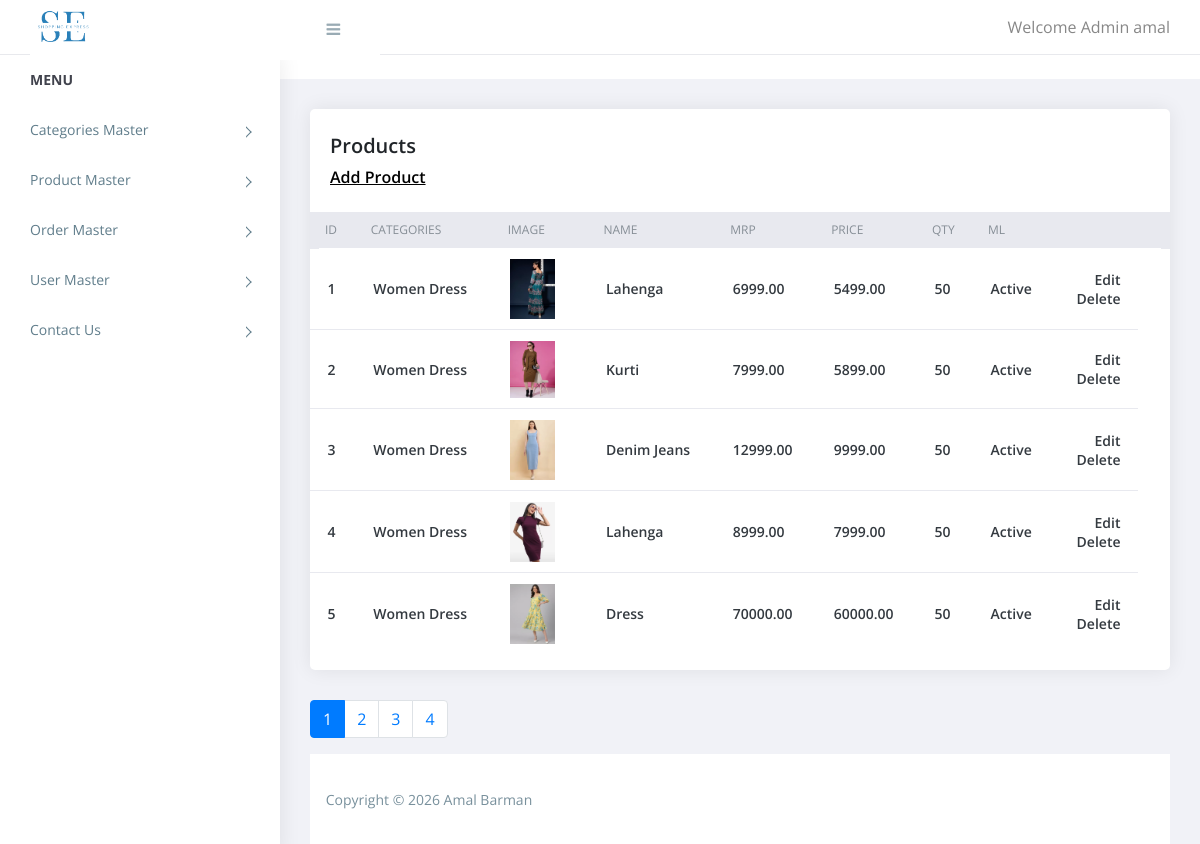
/admin/product.php (signed in), run on the app's committed database.
### tables this page shows
CREATE TABLE products (
    p_id INT AUTO_INCREMENT PRIMARY KEY,
    categories_id INT NOT NULL,
    brand_id INT NOT NULL,
    p_name VARCHAR(255) NOT NULL,
    category_name VARCHAR(100) NOT NULL,
    brand_name VARCHAR(255) NOT NULL,
    mrp DECIMAL(10,2) NOT NULL,
    p_price DECIMAL(10,2) NOT NULL,
    qty INT NOT NULL,
    p_image VARCHAR(255),
    short_desc TEXT,
    description TEXT,
    meta_title VARCHAR(255),
    meta_desc TEXT,
    meta_keyword VARCHAR(255),
    status TINYINT(1) DEFAULT 1,
    FOREIGN KEY (categories_id) REFERENCES categories(categories_id) ON DELETE CASCADE,
    FOREIGN KEY (brand_id) REFERENCES brands(id) ON DELETE CASCADE
);

### admin/product.php (the view)
<?php
require('top.inc.php');
$limit = 5;
$page = isset($_GET['page']) ? $_GET['page'] : 1;
$start_from = ($page - 1) * $limit;
$sql = "SELECT * FROM products LIMIT $start_from, $limit";
$result = mysqli_query($con, $sql);
?>
<div class="content pb-0">
	<div class="orders">
	   <div class="row">
		  <div class="col-xl-12">
			 <div class="card">
				<div class="card-body">
				   <h4 class="box-title">Products </h4>
				   <h4 class="box-link"><a href="manage_product.php">Add Product</a> </h4>
				</div>
				<div class="card-body--">
				   <div class="table-stats order-table ov-h">
					  <table class="table ">
						 <thead>
							<tr>
							   <th>ID</th>
							   <th>Categories</th>
							   <th>Image</th>
							   <th>Name</th>
							   <th>MRP</th>
							   <th>Price</th>
							   <th>Qty</th>
							   <th>ml</th>
							   <th></th>
							   <th></th>
							</tr>
						 </thead>
						 <tbody>
						 <?php
						   while ($row = mysqli_fetch_assoc($result)) {
							?>
							<tr>
							   <td class="serial"><?php echo $row['p_id']; ?></td>
							   <td><?php echo $row['category_name']?></td>
							   <td> <img src="uploaded_img/<?php echo $row['p_image']; ?>" alt=""></td>
							   <td><?php echo $row['p_name']?></td>
							   <td><?php echo $row['mrp']?></td>
							   <td><?php echo $row['p_price']?></td>
							   <td><?php echo $row['qty']?></td>
							   <td>Active</td>
							   <td>
								<div>
								edit
								</div>
								<div>delete</div>
							   </td>
							</tr>
							<?php
							}
							?>
						 </tbody>
					  </table>
				   </div>
				</div>
			 </div>
			                     <nav>
                                         <ul class="pagination">
                                            <?php
                                                  $result = mysqli_query($con, "SELECT COUNT(p_id) FROM products");
                                                  $row = mysqli_fetch_row($result);
                                                  $total_records = $row[0];
                                                  $total_pages = ceil($total_records / $limit);
                                                   for ($i = 1; $i <= $total_pages; $i++) {
                                                         $active = ($i == $page) ? 'active' : '';
                                                         echo "<li class='page-item $active'><a class='page-link' href='product.php?page=$i'>$i</a></li>";
                                                   }
                                                ?>
                                         </ul>
                                 </nav>
		  </div>
	   </div>
	</div>
</div>
<?php
require('footer.inc.php');
?>

### admin/assets/css/style.css (style rules this page uses)
body { display: table; font-family: open sans, sans-serif; font-size: 16px; width: 100% }
a, button { text-decoration: none; outline: none!important; color: #878787; -webkit-transition: all .25s ease; transition: all .25s ease }
h1, h2, h3, h4, h5, h6 { margin: 0 }
ul, ol { padding-left: 0 }
img { max-width: 100% }
.pb-0 { padding-bottom: 0 }
.ov-h { overflow: hidden }
.order-table { position: relative }
.order-table:after, .order-table:before { content: ""; position: absolute; top: 0; height: 37px; width: 10px; background: #e8e9ef }
.order-table:after { right: -1px }
.order-table:before { left: -1px }
.order-table tr th { background: #e8e9ef }
.order-table tr td:last-child, .order-table tr th:last-child { text-align: right }
.order-table tr:last-child td { border: none }
.content { float: left; padding: 1.875em; width: 100% }
.card { margin-bottom: 1.875em; border-radius: 5px; padding: 0; border: 0 solid transparent; -webkit-box-shadow: 0 0 20px rgba(0, 0, 0, .08); box-shadow: 0 0 20px rgba(0, 0, 0, .08) }
.card .box-title { font-weight: 600; font-size: 20px; padding: 5px 0 }
.card .card-body { float: left; padding: 1.25em; position: relative; width: 100% }
.card h4 { font-size: 1.1rem }
.table-stats table { font-family: open sans }
.table-stats table th, .table-stats table td { border: none; border-bottom: 1px solid #e8e9ef; color: #868e96; font-size: 12px; font-weight: 400; padding: .75em 1.25em; text-transform: uppercase }
.table-stats table th img, .table-stats table td img { margin-right: 10px; max-width: 45px }
.table-stats table td { color: #343a40; font-size: 14px; font-weight: 600; text-transform: capitalize; vertical-align: middle }
@media (max-width:1368px) { .card-body { padding: 15px } }
.card .box-link { font-weight: 600; font-size: 16px; padding: 5px 0 }
.card .box-link a { color:#000; text-decoration:underline; }

### data on the page
products: p_id "1", category_name "Women Dress", p_image (picture), p_name "Lahenga", mrp "6999.00", p_price "5499.00", qty "50"
products: p_id "2", category_name "Women Dress", p_image (picture), p_name "Kurti", mrp "7999.00", p_price "5899.00", qty "50"
products: p_id "3", category_name "Women Dress", p_image (picture), p_name "Denim Jeans", mrp "12999.00", p_price "9999.00", qty "50"
products: p_id "4", category_name "Women Dress", p_image (picture), p_name "Lahenga", mrp "8999.00", p_price "7999.00", qty "50"
products: p_id "5", category_name "Women Dress", p_image (picture), p_name "Dress", mrp "70000.00", p_price "60000.00", qty "50"

### other printed values
$_SESSION['ADMIN_USER'] "amal"
